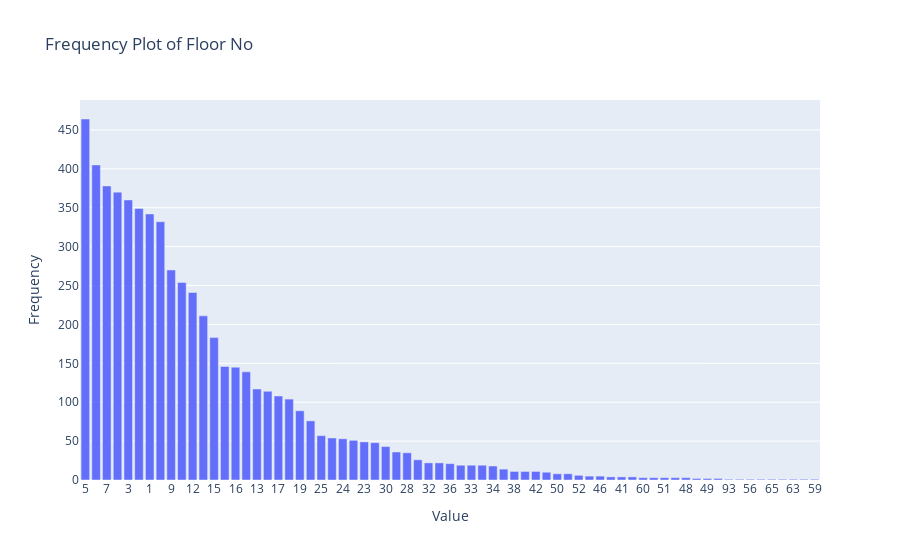

Source (notebook cell):
### Code cell
# Count frequency of each unique value
freq_df = df['Floor No'].value_counts().reset_index()
freq_df.columns = ['Value', 'Frequency']

fig = px.bar(freq_df, x='Value', y='Frequency', title='Frequency Plot of Floor No')
fig.show()

### Figure 1 — Plotly figure (JSON) as saved in the notebook; plotly's stock layout.template omitted (floating-point values rounded to 4 significant figures)
{"data": [{"hovertemplate": "Value=%{x}<br>Frequency=%{y}<extra></extra>", "legendgroup": "", "marker": {"color": "#636efa", "pattern": {"shape": ""}}, "name": "", "orientation": "v", "showlegend": false, "textposition": "auto", "type": "bar", "x": ["5", "4", "7", "10", "3", "2", "1", "6", "9", "8", "12", "11", "15", "14", "16", "18", "13", "20", "17", "Ground", "19", "21", "25", "Upper Basement", "24", "22", "23", "27", "30", "26", "28", "35", "32", "Lower Basement", "36", "29", "33", "40", "34", "31", "38", "45", "42", "39", "50", "43", "52", "55", "46", "54", "41", "37", "60", "62", "51", "47", "48", "71", "49", "57", "93", "61", "56", "44", "65", "64", "63", "66", "59"], "xaxis": "x", "y": [464, 405, 378, 370, 360, 349, 342, 332, 270, 254, 241, 211, 183, 146, 145, 139, 117, 114, 108, 104, 89, 76, 57, 54, 53, 51, 49, 48, 43, 36, 35, 26, 22, 22, 21, 19, 19, 19, 18, 14, 11, 11, 11, 10, 8, 8, 6, 5, 5, 4, 4, 4, 3, 3, 3, 3, 3, 2, 2, 2, 1, 1, 1, 1, 1, 1, 1, 1, 1], "yaxis": "y"}], "layout": {"barmode": "relative", "legend": {"tracegroupgap": 0}, "title": {"text": "Frequency Plot of Floor No"}, "xaxis": {"anchor": "y", "domain": [0, 1], "title": {"text": "Value"}}, "yaxis": {"anchor": "x", "domain": [0, 1], "title": {"text": "Frequency"}}}}
